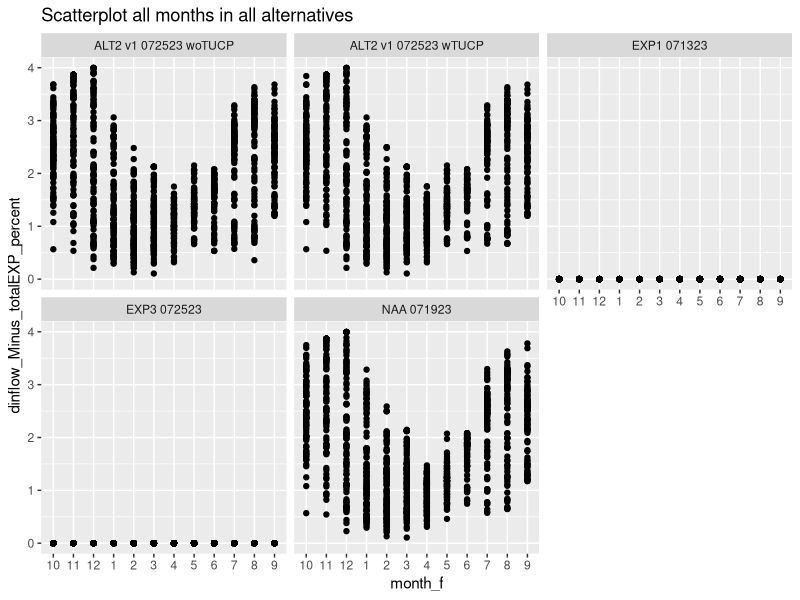
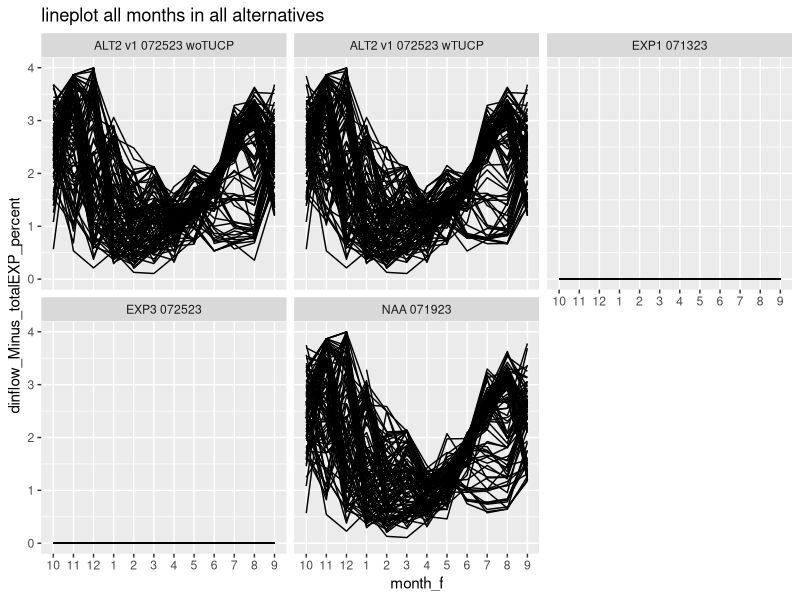
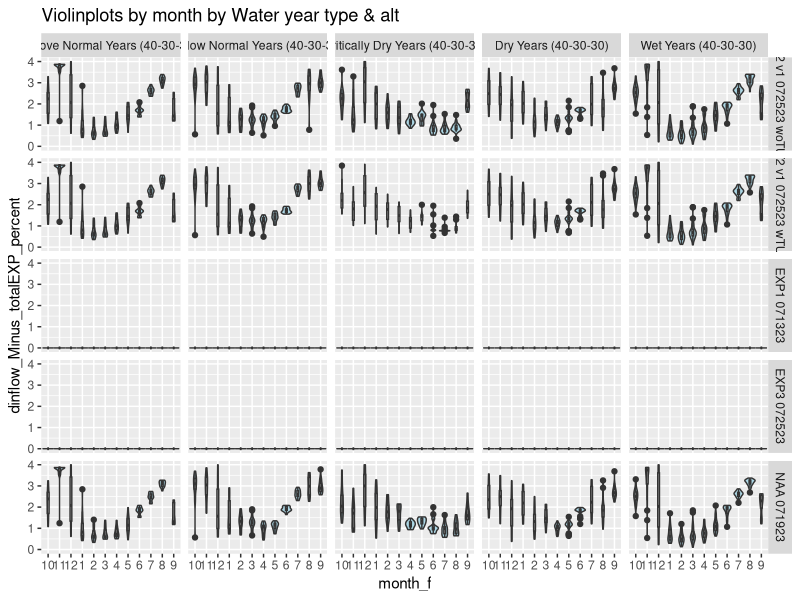
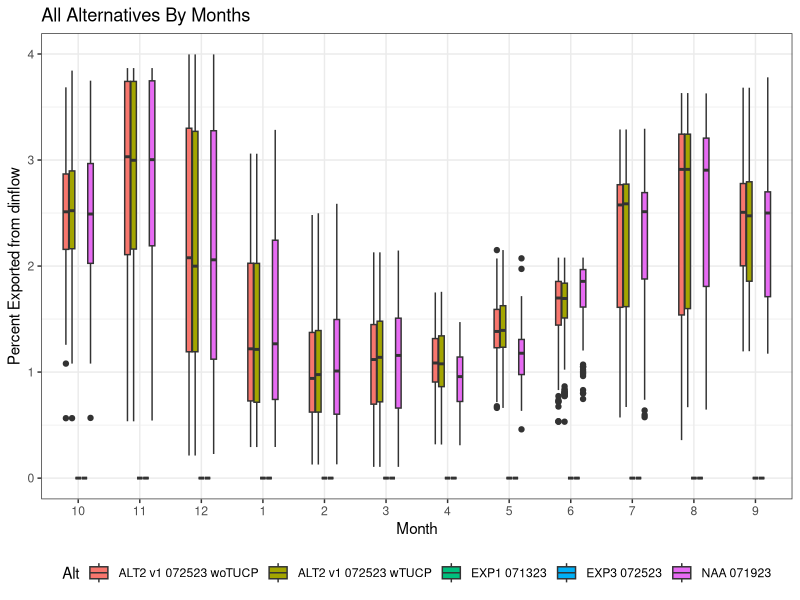
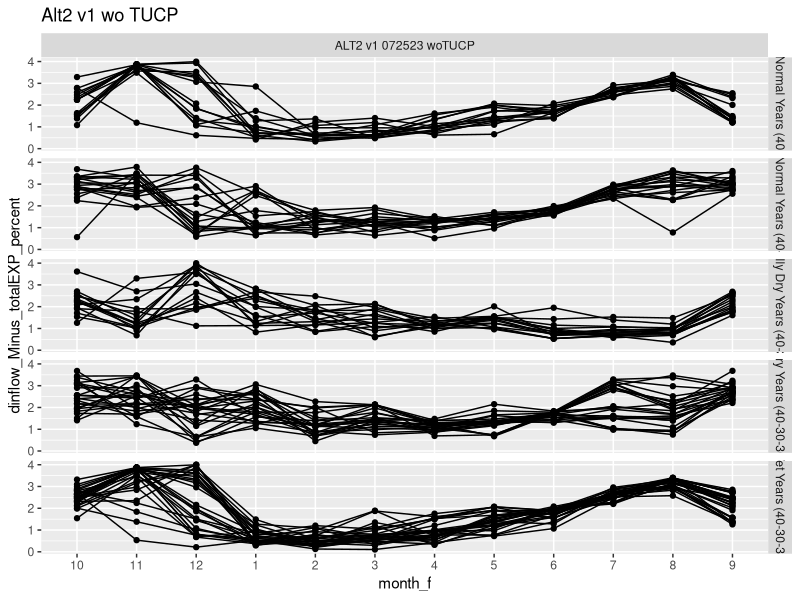
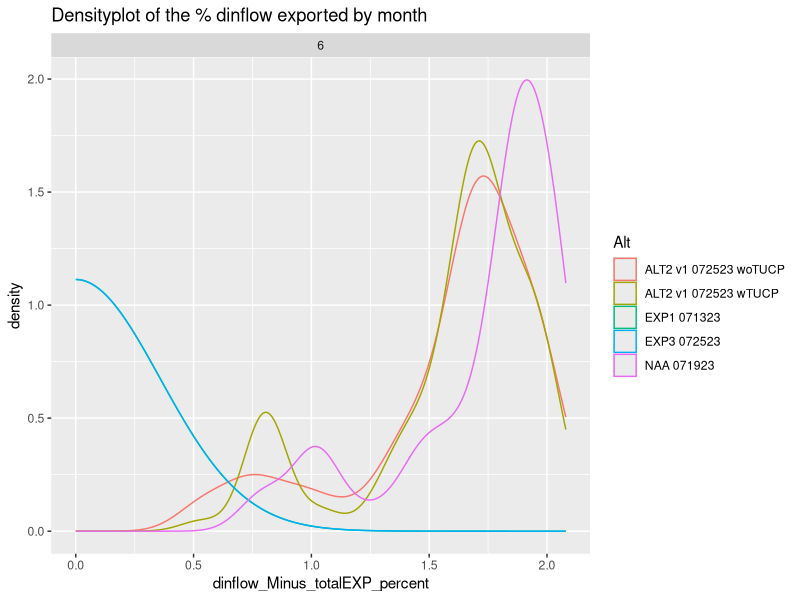
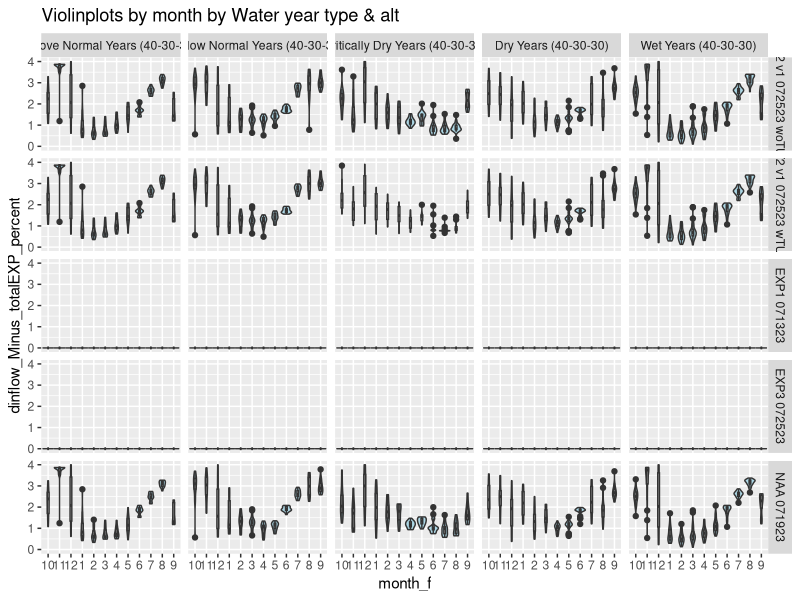
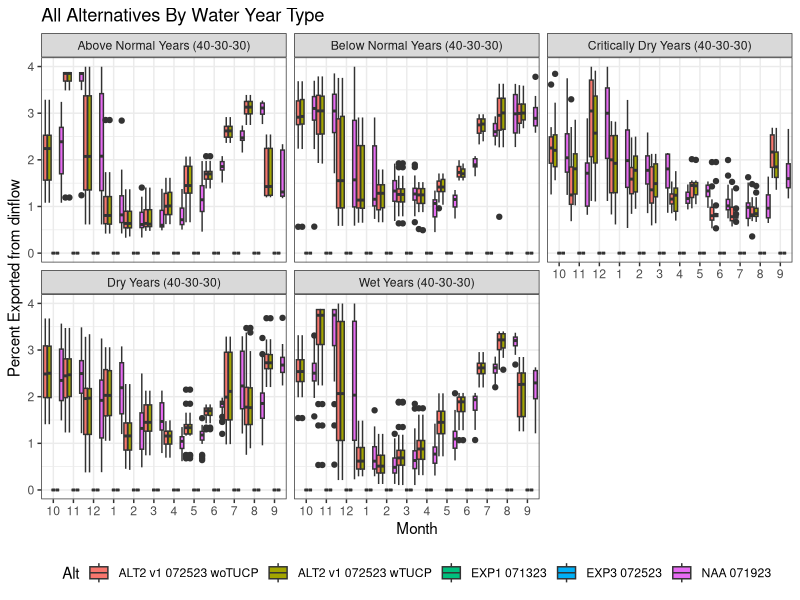

R code for these plots, in order:
#Script is part of the I. OMR Volumetric Influence line of evidence

#Purpose: Assemble data file for use in (file to be named later) from raw CAlSIM exported data

#Packages -----
library(tidyverse)
library(readr)

#load data files----

#Delta Outflow
DO_AllAlts <- read_csv("Data/DO_AllAlts.csv", 
                       col_types = cols(...1 = col_skip()))
#View(DO_AllAlts)

#Delta Exports
EXP_AllAlts <- read_csv("Data/EXP_AllAlts.csv", 
                        col_types = cols(...1 = col_skip()))
#View(EXP_AllAlts)

#North of Delta Inflow (dinflow)
dinflow_AllAlts <- read_csv("Data/dinflow_AllAlts.csv", 
                         col_types = cols(...1 = col_skip()))
#View(dinflow_AllAlts)

#water Year types (applies to all alternatives)
WYtype_All <- read_csv("Data/WYtype_All.csv", 
                       col_types = cols(...1 = col_skip()))
#View(WYtype_All)

#Combine data files----
DOtodinflow_join <- left_join(DO_AllAlts, dinflow_AllAlts, join_by(Alt, Date)) 

#view(DOtodinflow_join)

DOtodinflowtoEXP_join <- left_join(DOtodinflow_join, EXP_AllAlts, join_by(Alt, Date)) 

#view(DOtodinflowtoEXP_join)

DOtodinflowtoEXP_join$Date <- as.POSIXct(DOtodinflowtoEXP_join$Date)

DOtodinflowtoEXP_join <- DOtodinflowtoEXP_join %>% mutate(year = year(Date))

DOtodinflowtoEXPtoWY_join <- left_join(DOtodinflowtoEXP_join, WYtype_All, 
                                    join_by(year == Year_WY))
#view(DOtodinflowtoEXPtoWY_join)

#Data Analysis----

#Rename object for ease
vol_influ <- DOtodinflowtoEXPtoWY_join

#View(vol_influ)
#Manipulates the data table and created variables for the visualizations
vol_influ_diff <- vol_influ %>% 
  mutate(totalEXP = JonesExp + BanksExpSWP + BanksExpCVP) %>% 
  mutate(dinflow_Minus_totalEXP_CFS = dinflow - totalEXP) %>% 
  mutate(dinflow_Minus_totalEXP_percent = (totalEXP/dinflow)*100) %>% 
  mutate(month = month(Date)) %>%  
  mutate(month_f = factor(month, levels = c(10,11,12,1,2,3,4,5,6,7,8,9))) %>% 
  mutate(year = year(Date))
  
class(vol_influ_diff$month_f)
view(vol_influ_diff)

#Figures----

#scatter plot 
ggplot(vol_influ_diff, aes(x= month_f, y=dinflow_Minus_totalEXP_percent)) + 
  geom_point()+
  labs(title = "Scatterplot all months in all alternatives")+
  facet_wrap(~Alt)

ggplot(vol_influ_diff, aes(x= month_f, y=dinflow_Minus_totalEXP_percent, group = year)) + 
  geom_line()+
  labs(title = "lineplot all months in all alternatives")+
  facet_wrap(~Alt)

#Violinplots by month by Water year type & alt
ggplot(vol_influ_diff, aes(x=month_f, y=dinflow_Minus_totalEXP_percent)) + 
  geom_violin(fill = "light blue")+
  geom_boxplot(width=0.15)+
  labs(title = "Violinplots by month by Water year type & alt")+
  facet_grid(Alt~Wytype)

#box plot of all alternatives by month
ggplot(vol_influ_diff, aes(x=month_f, y=dinflow_Minus_totalEXP_percent, fill = Alt)) + 
  geom_boxplot(width=0.5)+
  labs(title = "All Alternatives By Months")+
  xlab("Month")+
  ylab("Percent Exported from dinflow")+
  theme_bw()+
  theme(legend.position = "bottom")



#filtered by alternative
Alt2v1woTUCP <- vol_influ_diff %>% filter(Alt == "ALT2 v1 072523 woTUCP")

ggplot(Alt2v1woTUCP, aes(x= month_f, y=dinflow_Minus_totalEXP_percent, group = year)) + 
  geom_line()+
  geom_point()+
  labs(title = "Alt2 v1 wo TUCP")+
  facet_grid(Wytype~ Alt)

#This plots the density curves of the monthly percentages across alternatives
#
# library(plyr)
# mu <- ddply(vol_influ_diff, "Alt", summarise, grp.mean=mean(dinflow_Minus_totalEXP_percent))
# 
# ggplot(vol_influ_diff, aes(x=dinflow_Minus_totalEXP_percent, color=Alt)) +
#   geom_density()+
#   #geom_vline(data=mu, aes(xintercept=grp.mean, color=Alt),linetype="dashed")+
#   labs(title = "Densityplot of the % dinflow exported by month")+
#   facet_wrap(~month_f)

filtered <- vol_influ_diff %>% filter(month_f == 6)
ggplot(filtered, aes(x=dinflow_Minus_totalEXP_percent, color=Alt)) +
  geom_density()+
  #geom_vline(data=mu, aes(xintercept=grp.mean, color=Alt),linetype="dashed")+
  labs(title = "Densityplot of the % dinflow exported by month")+
  facet_wrap(~month_f)

ggplot(vol_influ_diff, aes(x=month_f, y=dinflow_Minus_totalEXP_percent)) + 
  geom_violin(fill = "light blue")+
  geom_boxplot(width=0.15)+
  labs(title = "Violinplots by month by Water year type & alt")+
  facet_grid(Alt~Wytype)

#box plot of all alternatives by water year type
ggplot(vol_influ_diff, aes(x=month_f, y=dinflow_Minus_totalEXP_percent, fill = Alt)) + 
  geom_boxplot(width=1)+
  labs(title = "All Alternatives By Water Year Type")+
  xlab("Month")+
  ylab("Percent Exported from dinflow")+
  theme_bw()+
  theme(legend.position = "bottom")+
  facet_wrap(~Wytype)


ggplot(vol_influ_diff, aes(x=month_f, y=dinflow_Minus_totalEXP_percent, fill = Wytype)) + 
  geom_boxplot(width=1)+
  labs(title = "All Alternatives By Water Year Type")+
  xlab("Month")+
  ylab("Percent Exported from dinflow")+
  theme(legend.position = "bottom")+
  facet_wrap(~Alt)



ggplot(vol_influ_diff, aes(x=month_f, y=dinflow_Minus_totalEXP_percent, fill = Wytype)) + 
  geom_boxplot(width=1)+
  labs(title = "All Alternatives By Water Year Type")+
  theme(legend.position = "bottom")+
  facet_wrap(~Alt)

#filters to create a single figure for an alt
filtered2 <- vol_influ_diff %>% filter(Alt == "ALT2 v1 072523 wTUCP")
view(filtered2)
ggplot(filtered2, aes(x=month_f, y=dinflow_Minus_totalEXP_percent, fill = Wytype)) + 
  geom_boxplot(width=1)+
  labs(title = "ALT2 v1 072523 wTUCP")+
  theme(legend.position = "bottom")

#Table Construction ----

#This section will work on formatting a table for export to the documents.

View(vol_influ_diff)
colnames(vol_influ_diff)

#selects down to relevant columns
#generates a table of summary values
tbl <- vol_influ_diff %>% 
  select("Alt",                        
         "year", 
         "month",
         "Wytype", 
         "dinflow",
         "dinflow_Minus_totalEXP_percent"
         ) %>% 
  group_by(Alt, month) %>% 
  summarize(mean_dinflow = mean(dinflow),
            var_dinflow = var(dinflow),
            sd_dinflow = sd(dinflow), 
            .groups = "keep")

view(tbl)

# "Date",
# "DO",                         
# "Alt",                        
# "dinflow",                       
# "JonesExp",                   
# "BanksExpSWP" ,               
# "BanksExpCVP" ,               
# "year",                       
# "Code",                       
# "Wytype",                     
# "totalEXP",                   
# "dinflow_Minus_totalEXP_CFS",    
# "dinflow_Minus_totalEXP_percent",
# "month"

